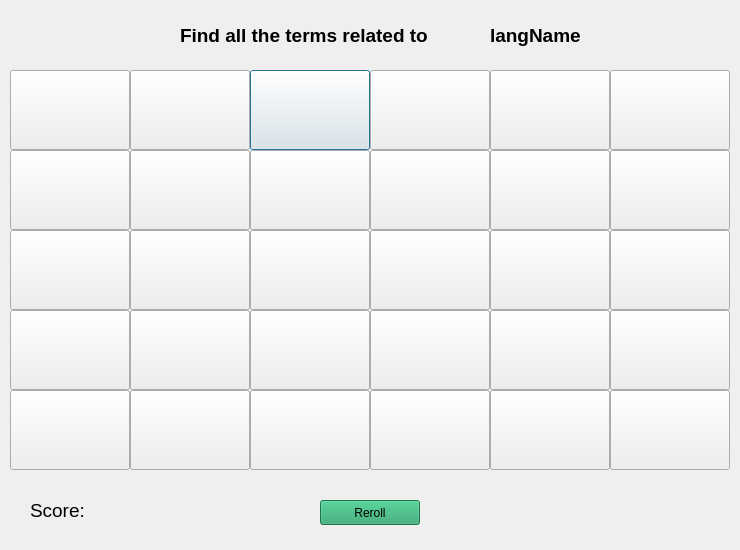
<?xml version="1.0" encoding="UTF-8"?>
<ui version="4.0">
 <class>Dialog</class>
 <widget class="QDialog" name="Dialog">
  <property name="geometry">
   <rect>
    <x>0</x>
    <y>0</y>
    <width>740</width>
    <height>550</height>
   </rect>
  </property>
  <property name="cursor">
   <cursorShape>PointingHandCursor</cursorShape>
  </property>
  <property name="windowTitle">
   <string>Sea++</string>
  </property>
  <property name="styleSheet">
   <string notr="true"/>
  </property>
  <widget class="QPushButton" name="pushButton_3">
   <property name="geometry">
    <rect>
     <x>250</x>
     <y>70</y>
     <width>120</width>
     <height>80</height>
    </rect>
   </property>
   <property name="text">
    <string/>
   </property>
  </widget>
  <widget class="QPushButton" name="pushButton_2">
   <property name="geometry">
    <rect>
     <x>130</x>
     <y>70</y>
     <width>120</width>
     <height>80</height>
    </rect>
   </property>
   <property name="text">
    <string/>
   </property>
  </widget>
  <widget class="QPushButton" name="pushButton_9">
   <property name="geometry">
    <rect>
     <x>250</x>
     <y>150</y>
     <width>120</width>
     <height>80</height>
    </rect>
   </property>
   <property name="text">
    <string/>
   </property>
  </widget>
  <widget class="QPushButton" name="pushButton_15">
   <property name="geometry">
    <rect>
     <x>250</x>
     <y>230</y>
     <width>120</width>
     <height>80</height>
    </rect>
   </property>
   <property name="text">
    <string/>
   </property>
  </widget>
  <widget class="QPushButton" name="pushButton_21">
   <property name="geometry">
    <rect>
     <x>250</x>
     <y>310</y>
     <width>120</width>
     <height>80</height>
    </rect>
   </property>
   <property name="text">
    <string/>
   </property>
  </widget>
  <widget class="QPushButton" name="pushButton_27">
   <property name="geometry">
    <rect>
     <x>250</x>
     <y>390</y>
     <width>120</width>
     <height>80</height>
    </rect>
   </property>
   <property name="text">
    <string/>
   </property>
  </widget>
  <widget class="QPushButton" name="pushButton_26">
   <property name="geometry">
    <rect>
     <x>130</x>
     <y>390</y>
     <width>120</width>
     <height>80</height>
    </rect>
   </property>
   <property name="text">
    <string/>
   </property>
  </widget>
  <widget class="QWidget" name="backgroundWidget" native="true">
   <property name="geometry">
    <rect>
     <x>0</x>
     <y>60</y>
     <width>740</width>
     <height>490</height>
    </rect>
   </property>
   <property name="styleSheet">
    <string notr="true"/>
   </property>
   <widget class="QLabel" name="backgroundLabel">
    <property name="geometry">
     <rect>
      <x>0</x>
      <y>-60</y>
      <width>740</width>
      <height>550</height>
     </rect>
    </property>
    <property name="text">
     <string/>
    </property>
   </widget>
  </widget>
  <widget class="QLabel" name="puzzleInstructions">
   <property name="geometry">
    <rect>
     <x>180</x>
     <y>10</y>
     <width>350</width>
     <height>50</height>
    </rect>
   </property>
   <property name="font">
    <font>
     <pointsize>14</pointsize>
     <weight>75</weight>
     <bold>true</bold>
    </font>
   </property>
   <property name="text">
    <string>Find all the terms related to </string>
   </property>
   <property name="alignment">
    <set>Qt::AlignLeading|Qt::AlignLeft|Qt::AlignVCenter</set>
   </property>
   <property name="indent">
    <number>0</number>
   </property>
  </widget>
  <widget class="QLabel" name="langName">
   <property name="geometry">
    <rect>
     <x>490</x>
     <y>10</y>
     <width>150</width>
     <height>50</height>
    </rect>
   </property>
   <property name="sizePolicy">
    <sizepolicy hsizetype="Preferred" vsizetype="Preferred">
     <horstretch>0</horstretch>
     <verstretch>0</verstretch>
    </sizepolicy>
   </property>
   <property name="font">
    <font>
     <pointsize>14</pointsize>
     <weight>75</weight>
     <bold>true</bold>
    </font>
   </property>
   <property name="text">
    <string>langName</string>
   </property>
   <property name="alignment">
    <set>Qt::AlignLeading|Qt::AlignLeft|Qt::AlignVCenter</set>
   </property>
   <property name="indent">
    <number>0</number>
   </property>
  </widget>
  <widget class="QPushButton" name="rerollButton">
   <property name="geometry">
    <rect>
     <x>320</x>
     <y>500</y>
     <width>100</width>
     <height>25</height>
    </rect>
   </property>
   <property name="styleSheet">
    <string notr="true">background-color: rgb(38, 162, 105)</string>
   </property>
   <property name="text">
    <string>Reroll</string>
   </property>
  </widget>
  <widget class="QLabel" name="scoreLabel">
   <property name="geometry">
    <rect>
     <x>30</x>
     <y>490</y>
     <width>130</width>
     <height>40</height>
    </rect>
   </property>
   <property name="font">
    <font>
     <pointsize>14</pointsize>
    </font>
   </property>
   <property name="text">
    <string>Score: </string>
   </property>
  </widget>
  <widget class="QPushButton" name="pushButton_7">
   <property name="geometry">
    <rect>
     <x>10</x>
     <y>150</y>
     <width>120</width>
     <height>80</height>
    </rect>
   </property>
   <property name="text">
    <string/>
   </property>
  </widget>
  <widget class="QPushButton" name="pushButton_14">
   <property name="geometry">
    <rect>
     <x>130</x>
     <y>230</y>
     <width>120</width>
     <height>80</height>
    </rect>
   </property>
   <property name="text">
    <string/>
   </property>
  </widget>
  <widget class="QPushButton" name="pushButton_8">
   <property name="geometry">
    <rect>
     <x>130</x>
     <y>150</y>
     <width>120</width>
     <height>80</height>
    </rect>
   </property>
   <property name="text">
    <string/>
   </property>
  </widget>
  <widget class="QPushButton" name="pushButton_1">
   <property name="geometry">
    <rect>
     <x>10</x>
     <y>70</y>
     <width>120</width>
     <height>80</height>
    </rect>
   </property>
   <property name="text">
    <string/>
   </property>
  </widget>
  <widget class="QPushButton" name="pushButton_29">
   <property name="geometry">
    <rect>
     <x>490</x>
     <y>390</y>
     <width>120</width>
     <height>80</height>
    </rect>
   </property>
   <property name="text">
    <string/>
   </property>
  </widget>
  <widget class="QPushButton" name="pushButton_23">
   <property name="geometry">
    <rect>
     <x>490</x>
     <y>310</y>
     <width>120</width>
     <height>80</height>
    </rect>
   </property>
   <property name="text">
    <string/>
   </property>
  </widget>
  <widget class="QPushButton" name="pushButton_17">
   <property name="geometry">
    <rect>
     <x>490</x>
     <y>230</y>
     <width>120</width>
     <height>80</height>
    </rect>
   </property>
   <property name="text">
    <string/>
   </property>
  </widget>
  <widget class="QPushButton" name="pushButton_11">
   <property name="geometry">
    <rect>
     <x>490</x>
     <y>150</y>
     <width>120</width>
     <height>80</height>
    </rect>
   </property>
   <property name="text">
    <string/>
   </property>
  </widget>
  <widget class="QPushButton" name="pushButton_5">
   <property name="geometry">
    <rect>
     <x>490</x>
     <y>70</y>
     <width>120</width>
     <height>80</height>
    </rect>
   </property>
   <property name="text">
    <string/>
   </property>
  </widget>
  <widget class="QPushButton" name="pushButton_28">
   <property name="geometry">
    <rect>
     <x>370</x>
     <y>390</y>
     <width>120</width>
     <height>80</height>
    </rect>
   </property>
   <property name="text">
    <string/>
   </property>
  </widget>
  <widget class="QPushButton" name="pushButton_22">
   <property name="geometry">
    <rect>
     <x>370</x>
     <y>310</y>
     <width>120</width>
     <height>80</height>
    </rect>
   </property>
   <property name="text">
    <string/>
   </property>
  </widget>
  <widget class="QPushButton" name="pushButton_16">
   <property name="geometry">
    <rect>
     <x>370</x>
     <y>230</y>
     <width>120</width>
     <height>80</height>
    </rect>
   </property>
   <property name="text">
    <string/>
   </property>
  </widget>
  <widget class="QPushButton" name="pushButton_10">
   <property name="geometry">
    <rect>
     <x>370</x>
     <y>150</y>
     <width>120</width>
     <height>80</height>
    </rect>
   </property>
   <property name="text">
    <string/>
   </property>
  </widget>
  <widget class="QPushButton" name="pushButton_4">
   <property name="geometry">
    <rect>
     <x>370</x>
     <y>70</y>
     <width>120</width>
     <height>80</height>
    </rect>
   </property>
   <property name="text">
    <string/>
   </property>
  </widget>
  <widget class="QPushButton" name="pushButton_24">
   <property name="geometry">
    <rect>
     <x>610</x>
     <y>310</y>
     <width>120</width>
     <height>80</height>
    </rect>
   </property>
   <property name="text">
    <string/>
   </property>
  </widget>
  <widget class="QPushButton" name="pushButton_30">
   <property name="geometry">
    <rect>
     <x>610</x>
     <y>390</y>
     <width>120</width>
     <height>80</height>
    </rect>
   </property>
   <property name="text">
    <string/>
   </property>
  </widget>
  <widget class="QPushButton" name="pushButton_18">
   <property name="geometry">
    <rect>
     <x>610</x>
     <y>230</y>
     <width>120</width>
     <height>80</height>
    </rect>
   </property>
   <property name="text">
    <string/>
   </property>
  </widget>
  <widget class="QPushButton" name="pushButton_12">
   <property name="geometry">
    <rect>
     <x>610</x>
     <y>150</y>
     <width>120</width>
     <height>80</height>
    </rect>
   </property>
   <property name="text">
    <string/>
   </property>
  </widget>
  <widget class="QPushButton" name="pushButton_6">
   <property name="geometry">
    <rect>
     <x>610</x>
     <y>70</y>
     <width>120</width>
     <height>80</height>
    </rect>
   </property>
   <property name="text">
    <string/>
   </property>
  </widget>
  <widget class="QPushButton" name="pushButton_13">
   <property name="geometry">
    <rect>
     <x>10</x>
     <y>230</y>
     <width>120</width>
     <height>80</height>
    </rect>
   </property>
   <property name="text">
    <string/>
   </property>
  </widget>
  <widget class="QPushButton" name="pushButton_20">
   <property name="geometry">
    <rect>
     <x>130</x>
     <y>310</y>
     <width>120</width>
     <height>80</height>
    </rect>
   </property>
   <property name="text">
    <string/>
   </property>
  </widget>
  <widget class="QPushButton" name="pushButton_19">
   <property name="geometry">
    <rect>
     <x>10</x>
     <y>310</y>
     <width>120</width>
     <height>80</height>
    </rect>
   </property>
   <property name="text">
    <string/>
   </property>
  </widget>
  <widget class="QPushButton" name="pushButton_25">
   <property name="geometry">
    <rect>
     <x>10</x>
     <y>390</y>
     <width>120</width>
     <height>80</height>
    </rect>
   </property>
   <property name="text">
    <string/>
   </property>
  </widget>
  <zorder>backgroundWidget</zorder>
  <zorder>pushButton_3</zorder>
  <zorder>pushButton_2</zorder>
  <zorder>pushButton_9</zorder>
  <zorder>pushButton_15</zorder>
  <zorder>pushButton_21</zorder>
  <zorder>pushButton_27</zorder>
  <zorder>pushButton_26</zorder>
  <zorder>puzzleInstructions</zorder>
  <zorder>langName</zorder>
  <zorder>rerollButton</zorder>
  <zorder>scoreLabel</zorder>
  <zorder>pushButton_7</zorder>
  <zorder>pushButton_14</zorder>
  <zorder>pushButton_8</zorder>
  <zorder>pushButton_1</zorder>
  <zorder>pushButton_29</zorder>
  <zorder>pushButton_23</zorder>
  <zorder>pushButton_17</zorder>
  <zorder>pushButton_11</zorder>
  <zorder>pushButton_5</zorder>
  <zorder>pushButton_28</zorder>
  <zorder>pushButton_22</zorder>
  <zorder>pushButton_16</zorder>
  <zorder>pushButton_10</zorder>
  <zorder>pushButton_4</zorder>
  <zorder>pushButton_24</zorder>
  <zorder>pushButton_30</zorder>
  <zorder>pushButton_18</zorder>
  <zorder>pushButton_12</zorder>
  <zorder>pushButton_6</zorder>
  <zorder>pushButton_13</zorder>
  <zorder>pushButton_20</zorder>
  <zorder>pushButton_19</zorder>
  <zorder>pushButton_25</zorder>
 </widget>
 <resources/>
 <connections/>
</ui>
